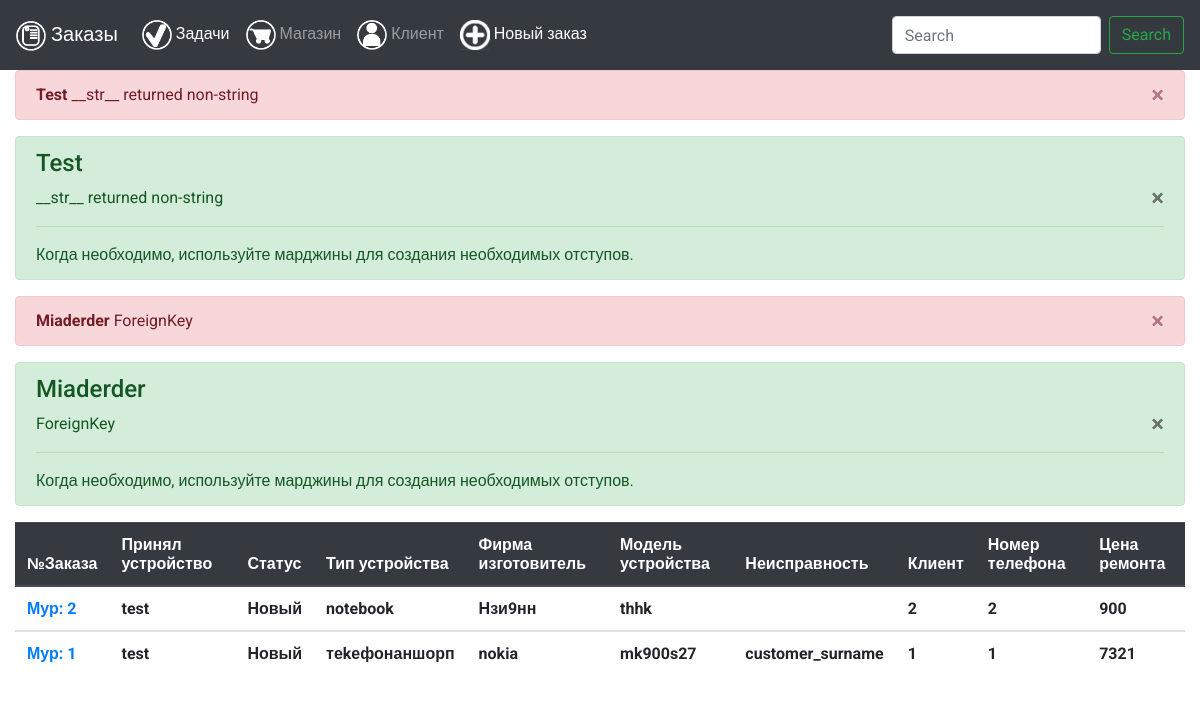
/order, run on the app's committed database.
### Tasks/models.py (models this page shows, shortened)
class Task(models.Model):
    title = models.CharField(max_length=60)
    body = models.TextField()
    class Meta:
        verbose_name = "Задача"
        verbose_name_plural = "Задачи"

### order/models.py (models this page shows, shortened)
class Post(models.Model):
	author = models.ForeignKey( settings.AUTH_USER_MODEL, on_delete=models.CASCADE, verbose_name="Приёмщик")
	customer = models.ManyToManyField(Customer,verbose_name="Клиент", blank=True)
	shop = models.ForeignKey(Shop, related_name='shop', verbose_name="Магазин", on_delete=models.CASCADE, null=True)
	status = models.ForeignKey(Status, related_name='status', verbose_name="Статус", on_delete=models.CASCADE)
	model_Type = models.CharField(verbose_name="Тип модели", max_length=100, blank=True)
	firma = models.CharField(verbose_name="Фирма", max_length=50, blank=True)
	model_devie = models.CharField(verbose_name="Модель устройства",max_length=50, db_index=True, blank=True)
	Error_type = models.TextField(verbose_name="Тип поломки", blank=True)
	Cost = models.CharField(verbose_name="Стоимость",max_length=7)
	created_date = models.DateTimeField(auto_now_add=True)
	komplekt = models.CharField(verbose_name='Комплектация',max_length=200,blank=True)
	zametki_priemshika = models.CharField(verbose_name='Заметки приёмщика',max_length=200,blank=True)
	predoplata = models.CharField(verbose_name='Предопата',max_length=13,blank=True)

class Shop(models.Model):
    servis_name = models.CharField(verbose_name="Магазин", max_length=70, db_index=True, blank=True)
    class Meta:
        verbose_name = 'Магазин'
        verbose_name_plural = 'Магазины'

class Status(models.Model):
    status_name = models.CharField(verbose_name="Статус готовности", max_length=70, db_index=True, blank=True)
    class Meta:
        verbose_name = 'Статус'
        verbose_name_plural = 'Статусы'
    def __str__(self):
        return self.status_name

### order/views.py (the view)
# urls.py: path('order', views.post_list, name='order_url'),
def post_list(request):
    posts = Post.objects.order_by('-pk')
    tasks = Task.objects.all()
    return render(request, 'order/post_list.html', {'posts':posts, 'tasks':tasks})

### order/templates/order/post_list.html
{% extends 'base.html' %}
{% load static %}
{% block content %}
<div class="col-md-12">
    {% for task in tasks %}
    <div class="alert alert-danger alert-dismissible fade show " role="alert">
      <strong>{{ task.title }}</strong> {{ task.body }}
      <button type="button" class="close" data-dismiss="alert" aria-label="Close">
        <span aria-hidden="true">&times;</span>
      </button>
    </div>
    <div class="alert alert-success" role="alert">
      <h4 class="alert-heading">{{ task.title }}</h4>
      <button type="button" class="close" data-dismiss="alert" aria-label="Close">
        <span aria-hidden="true">&times;</span>
      </button>
      <p>{{ task.body }}</p>
      <hr>
      <p class="mb-0">Когда необходимо, используйте марджины для создания необходимых отступов.</p>
    </div>
    {% endfor %}
    <div class="table-responsive">
    <table class="table">
      <thead class="thead-dark">
        <tr>
          <th scope="col">№Заказа</th>
          <th scope="col">Принял устройство</th>
          <th scope="col">Статус</th>
          <th scope="col">Тип устройства</th>
          <th scope="col">Фирма изготовитель</th>
          <th scope="col">Модель устройства</th>
          <th scope="col">Неисправность</th>
          <th scope="col">Клиент</th>
          <th scope="col">Номер телефона</th>
          <th scope="col">Цена ремонта</th>
        </tr>
      </thead>
      {% for post in posts %}
      <tbody>
        <tr>
          <th scope="row"><a href="{% url 'post_detail_url' pk=post.pk %}">
              {% if post.shop %}
                 {{ post.shop.servis_name.0 }}{{ post.shop.servis_name.1 }}{{ post.shop.servis_name.2 }}: {{ post.id }}
              {% endif %}</a></th>
          <th>{{ post.author }}      </th>
          <th>{{ post.status }}      </th>
          <th>{{ post.model_Type }}  </th>
          <th>{{ post.firma }}       </th>
          <th>{{ post.model_devie }}      </th>
          <th>{{ post.Error_type }}  </th>
          <th>{{ post.pk }}       </th>
          <th>{{ post.pk }}    </th>
          <th>{{ post.Cost }}        </th>
        </tr>
      </tbody>
      {% endfor %}
    </table>
    </div>
</div>
{% endblock %}

### static/static_dev/css/main.css (style rules this page uses)
body { background-color: light-gray; }
.table-responsive { margin-top: 1%; }
html, body { height: 100%; max-height: 100%; font-family: 'Roboto', sans-serif; }

### data on the page
Task: title "Test", body "__str__ returned non-string"
Task: title "Miaderder", body "ForeignKey"
Post: shop.servis_name.0 "М", shop.servis_name.1 "у", shop.servis_name.2 "р", id "2", author "test", status "Новый", model_Type "notebook", firma "Нзи9нн", model_devie "thhk", pk "2", Cost "900"
Post: shop.servis_name.0 "М", shop.servis_name.1 "у", shop.servis_name.2 "р", id "1", author "test", status "Новый", model_Type "теkефонаншорп", firma "nokia", model_devie "mk900s27", Error_type "customer_surname", pk "1", Cost "7321"
